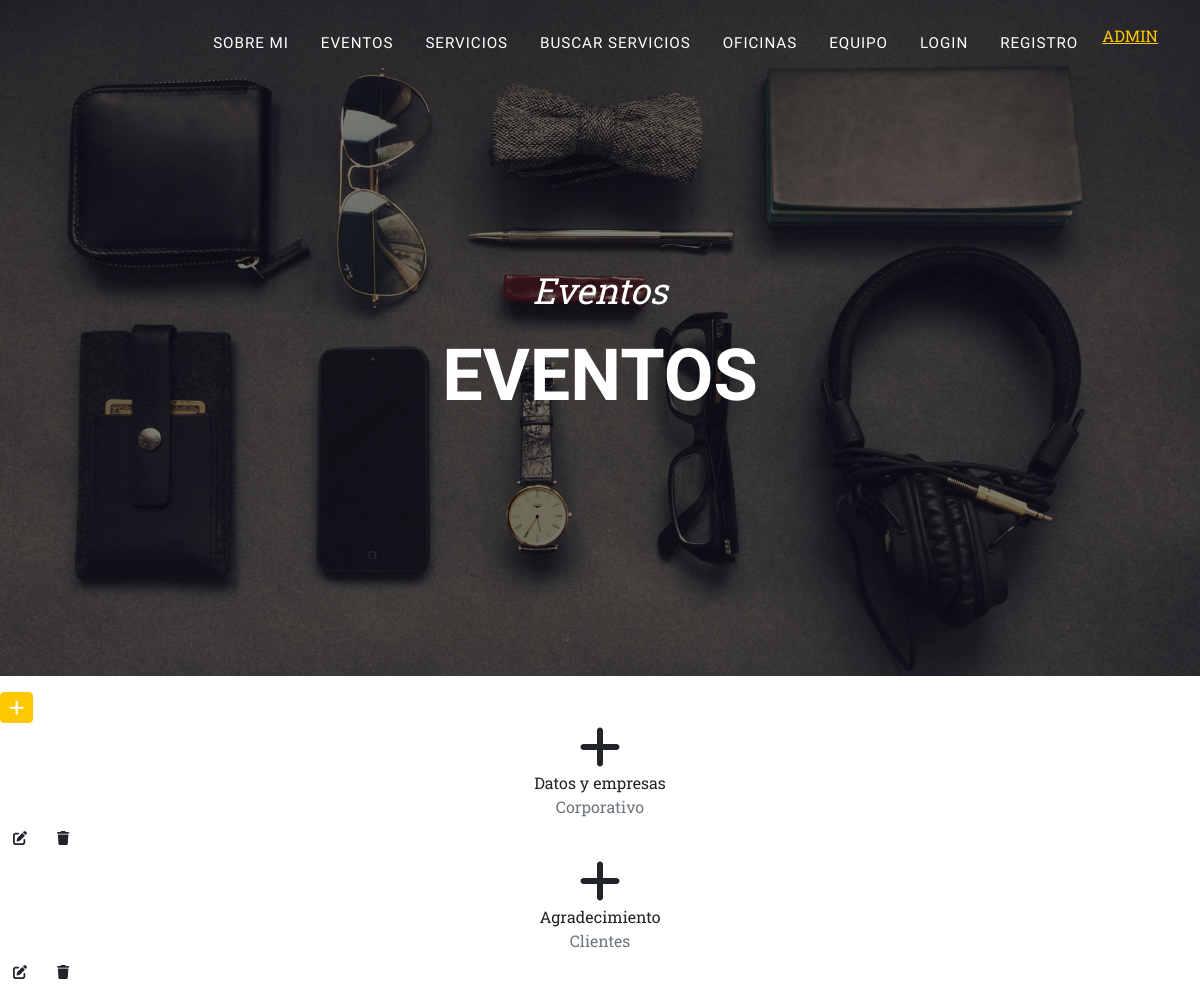
The page /aplicacion/eventos/ on the database its author committed.
### aplicacion/models.py (models this page shows)
class Eventos(models.Model):
    nombre=models.CharField(max_length=50)
    tipo=models.CharField(max_length=50)

### aplicacion/views.py (the view)
# urls.py: path('eventos/', eventos, name= "eventos"),
def eventos(request):
    ctx= {"eventos":Eventos.objects.all()}
    return render(request,"aplicacion/eventos.html",ctx)

### aplicacion/templates/aplicacion/eventos.html
{% extends 'aplicacion/base.html' %}
{% load static %}
{% block title %}
Eventos
{% endblock title %}
{% block subtitle %}
Eventos
{% endblock subtitle %}
{% block 1 %}
<a
href="{% url 'createEventos' %}"
class="btn btn-primary btn-sm"
><i class="fa fa-plus fa-lg" title="New Record"> </i>
</a>
{% for evento in eventos %}
<div class="row text-center">
    <div class="col-md-12">
        <div class="portfolio-item">
                <div class="portfolio-hover">
                    <div class="portfolio-hover-content"><i class="fas fa-plus fa-3x"></i></div>
                </div>
            <div class="portfolio-caption">
                <div class="portfolio-caption-heading">{{evento.nombre}}</div>
                <div class="portfolio-caption-subheading text-muted">{{evento.tipo}}</div>
            </div>
        </div>
    </div>
</div>
    <a
    href="{% url 'updateEventos' evento.id %}"
    class="btn btn primary"
    ><i class="fa fa-edit fa-sm" title="Edit Record"> </i>
    </a>
    <a
    href="{% url 'deleteEventos' evento.id %}"
    class="btn btn primary"
    ><i class="fa fa-trash fa-sm" title="Delete Record"> </i>
    </a>
    {% endfor evento in eventos %}
    {% endblock 1 %}

### rows shown on the page
Eventos: nombre "Datos y empresas", tipo "Corporativo"
Eventos: nombre "Agradecimiento", tipo "Clientes"
